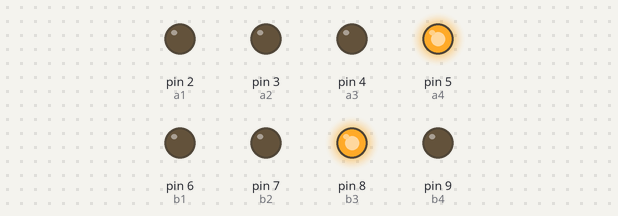
A sketch run on a simulated Arduino Uno, built with avr-gcc and run on an emulated ATmega328P. Parts: output pins drawn as LEDs (lit = HIGH).

Above: at 0.5 s.
At 2.5 s:
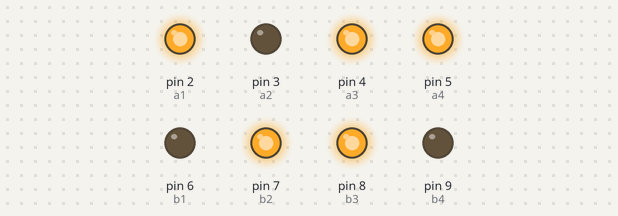
At 3.5 s:
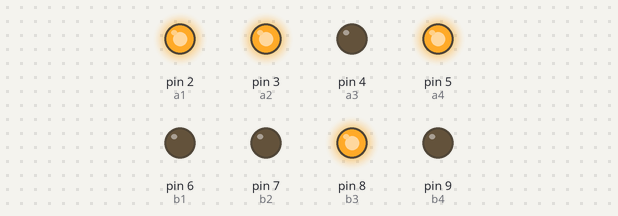
At 5.5 s:
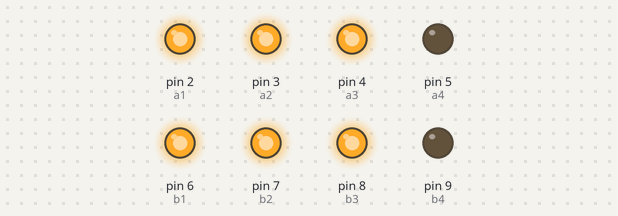
At 7.5 s:
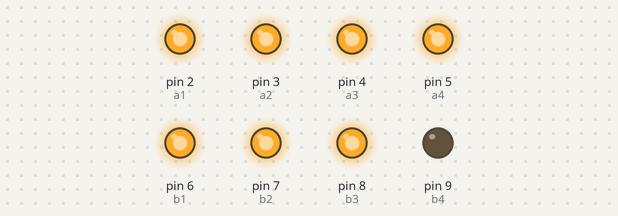
At 10.5 s:
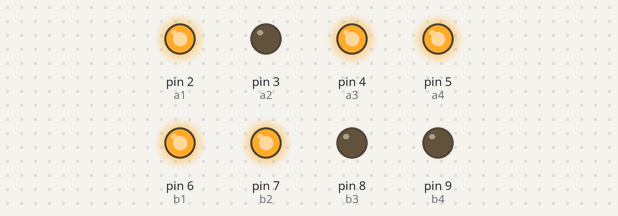
Timing chart, 0 to 11.7 s (numbered marks = the images above):
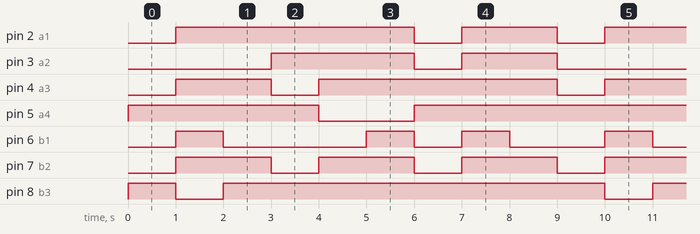

Measured:
- by itself, pin 2 (a1): repeats every 9.0 s: LOW 1.0 s, HIGH 2.0 s, LOW 1.0 s, HIGH 5.0 s
- by itself, pin 3 (a2): repeats every 9.0 s: LOW 1.0 s, HIGH 2.0 s, LOW 3.0 s, HIGH 3.0 s
- by itself, pin 4 (a3): repeats every 9.0 s: LOW 1.0 s, HIGH 5.0 s, LOW 1.0 s, HIGH 2.0 s
- by itself, pin 5 (a4): repeats every 9.0 s: LOW 2.0 s, HIGH 7.0 s
- by itself, pin 6 (b1): repeats every 9.0 s: LOW 3.0 s, HIGH 1.0 s, LOW 1.0 s, HIGH 1.0 s, LOW 2.0 s, HIGH 1.0 s
- by itself, pin 7 (b2): alternates HIGH for 2.0 s and LOW for 1.0 s
- by itself, pin 8 (b3): repeats every 9.0 s: LOW 1.0 s, HIGH 8.0 s

The sketch:

Timer_arduino.ino
```cpp
#define a1 2
#define a2 3
#define a3 4
#define a4 5
#define b1 6
#define b2 7
#define b3 8
#define b4 9

void setup() {
  pinMode(a1, OUTPUT);
  pinMode(a2, OUTPUT);
  pinMode(a3, OUTPUT);
  pinMode(a4, OUTPUT);
  pinMode(b1, OUTPUT);
  pinMode(b2, OUTPUT);
  pinMode(b3, OUTPUT);
  pinMode(b4, OUTPUT);
}

void loop() {
  static int ctr = 0;

  digitalWrite(a1, LOW);
  digitalWrite(a2, LOW);
  digitalWrite(a3, LOW);
  digitalWrite(a4, LOW);
  digitalWrite(b1, LOW);
  digitalWrite(b2, LOW);
  digitalWrite(b3, LOW);
  digitalWrite(b4, LOW);

  switch(ctr){
    case 0:
      digitalWrite(a4, HIGH);
      digitalWrite(b3, HIGH);
      break;
    case 1:
      digitalWrite(a3, HIGH);
      digitalWrite(a4, HIGH);
      digitalWrite(a1, HIGH);
      digitalWrite(b1, HIGH);
      digitalWrite(b2, HIGH);
      break;
    case 2:
      digitalWrite(a3, HIGH);
      digitalWrite(a4, HIGH);
      digitalWrite(a1, HIGH);
      digitalWrite(b3, HIGH);
      digitalWrite(b2, HIGH);
      break;
    case 3:
      digitalWrite(a2, HIGH);
      digitalWrite(a1, HIGH);
      digitalWrite(a4, HIGH);
      digitalWrite(b3, HIGH);
      break;
    case 4:
      digitalWrite(a3, HIGH);
      digitalWrite(a2, HIGH);
      digitalWrite(a1, HIGH);
      digitalWrite(b3, HIGH);
      digitalWrite(b2, HIGH);
      break;
    case 5:
      digitalWrite(a3, HIGH);
      digitalWrite(a2, HIGH);
      digitalWrite(b1, HIGH);
      digitalWrite(b2, HIGH);
      digitalWrite(b3, HIGH);
      digitalWrite(a1, HIGH);
      break;
    case 6:
      digitalWrite(a4, HIGH);
      digitalWrite(b3, HIGH);
      digitalWrite(a3, HIGH);
      break;
    case 7:
      digitalWrite(a1, HIGH);
      digitalWrite(a2, HIGH);
      digitalWrite(a3, HIGH);
      digitalWrite(a4, HIGH);
      digitalWrite(b1, HIGH);
      digitalWrite(b2, HIGH);
      digitalWrite(b3, HIGH);
      break;
    case 8:
      digitalWrite(a1, HIGH);
      digitalWrite(a2, HIGH);
      digitalWrite(a3, HIGH);
      digitalWrite(a4, HIGH);
      digitalWrite(b2, HIGH);
      digitalWrite(b3, HIGH);
      break;
  }

  ctr += 1;
  ctr %= 9;


  delay(1000);
}
```
